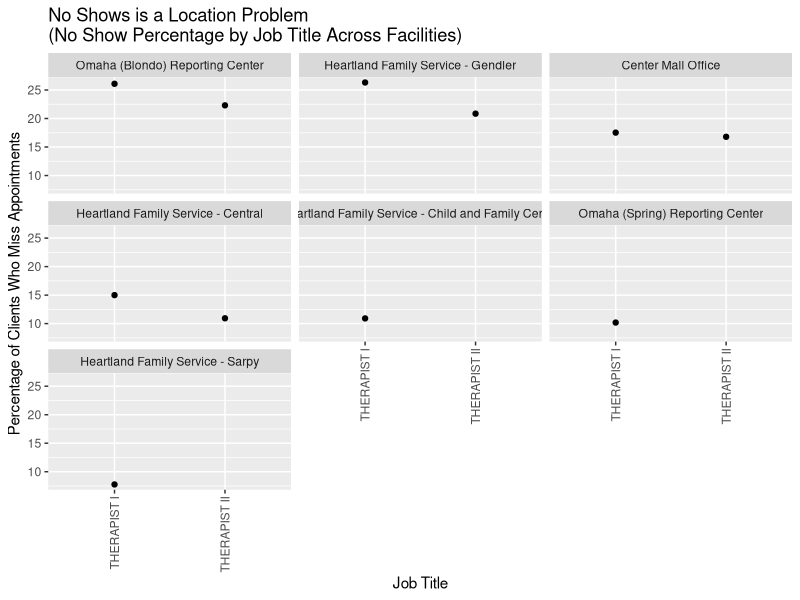

Reproduce this figure in R.
## ---- chunk 1
knitr::opts_chunk$set(echo = TRUE)
## ---- chunk 2
library('tidyverse') 
library('ggplot2') # for sample plot if required
library('dplyr') # to use pipelines '%>%' for data set
## ---- chunk 3
HFS_data<-read.csv("HFS Service Data.csv") # read data set
## ---- chunk 4
data <- HFS_data
therapists = data %>% filter(data$job_title == "THERAPIST I" | data$job_title == "THERAPIST II" | data$job_title == "THERAPIST III" | data$job_title == "LEAD THERAPIST" | data$job_title == "Therapist")
## ---- chunk 5
# possibly look at no show rate by facility
mental_health <- therapists %>% filter(program_name == "Mental Health")
noshow_stats <- mental_health %>% group_by(facility, job_title) %>% count(is_noshow) %>% filter(n > 20)
noshows <- noshow_stats %>% filter(is_noshow == "FALSE")
shows <- noshow_stats %>% filter(is_noshow == "TRUE")
noshow_stats_consolidated <- inner_join(shows,noshows,by=c("facility","job_title"), suffix = c("no", "yes"))
#noshow_stats_consolidated <- select(noshow_stats_consolidated, -c(is_noshowno, is_noshowyes))
noshow_percent <- noshow_stats_consolidated %>% add_column(noshow_percent = .$nno / (.$nyes + .$nno) * 100)
df <- noshow_percent

ggplot(data = df) + geom_point(mapping = aes(x = reorder(job_title,noshow_percent), y = noshow_percent))  + facet_wrap(~ reorder(facility, -noshow_percent)) +
ggtitle("No Shows is a Location Problem\n(No Show Percentage by Job Title Across Facilities)") +
xlab("Job Title") +
ylab("Percentage of Clients Who Miss Appointments") +
 theme(axis.text.x = element_text(angle = 90, vjust = 0.5, hjust=1), legend.position = "none") 


